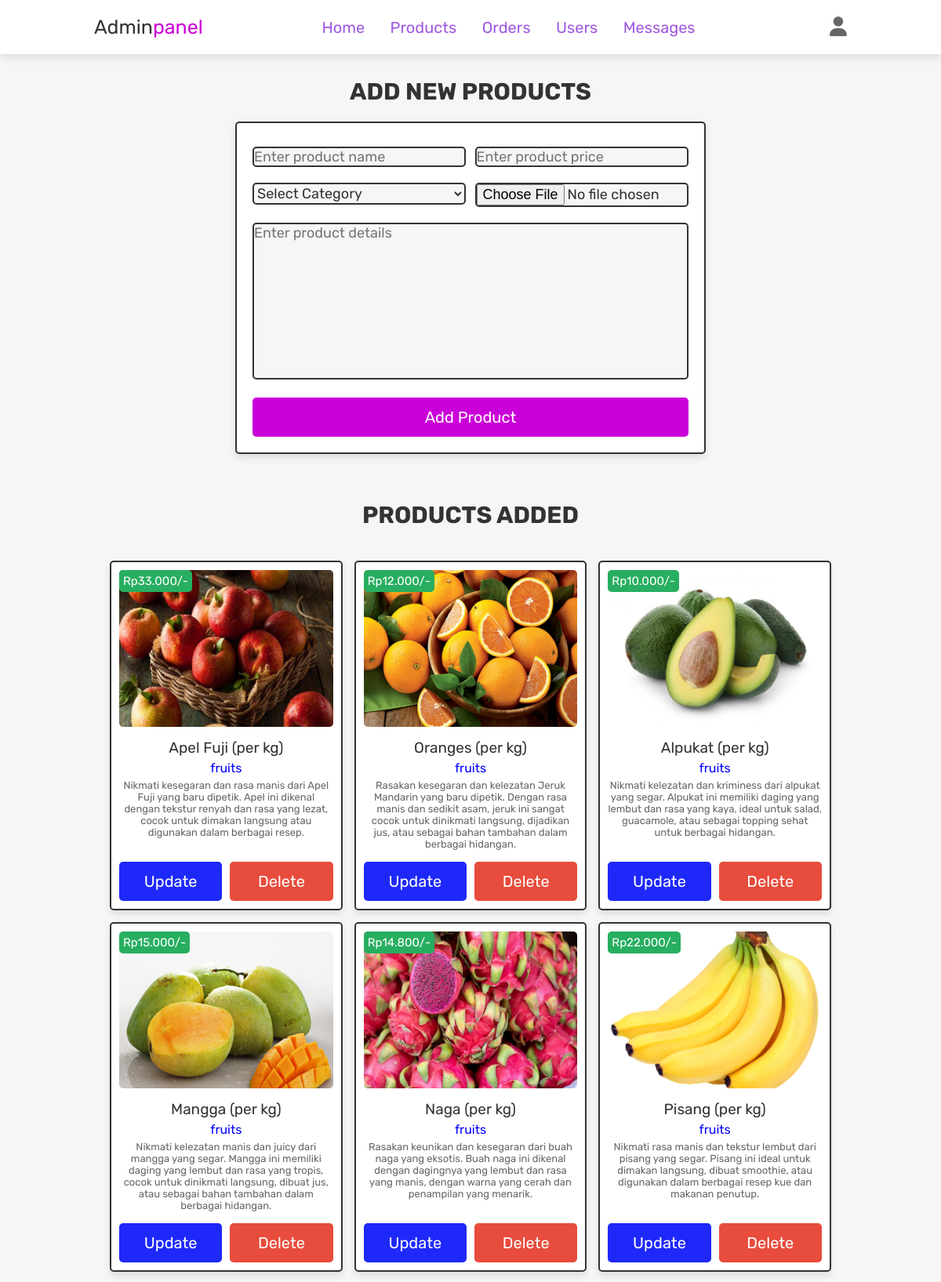
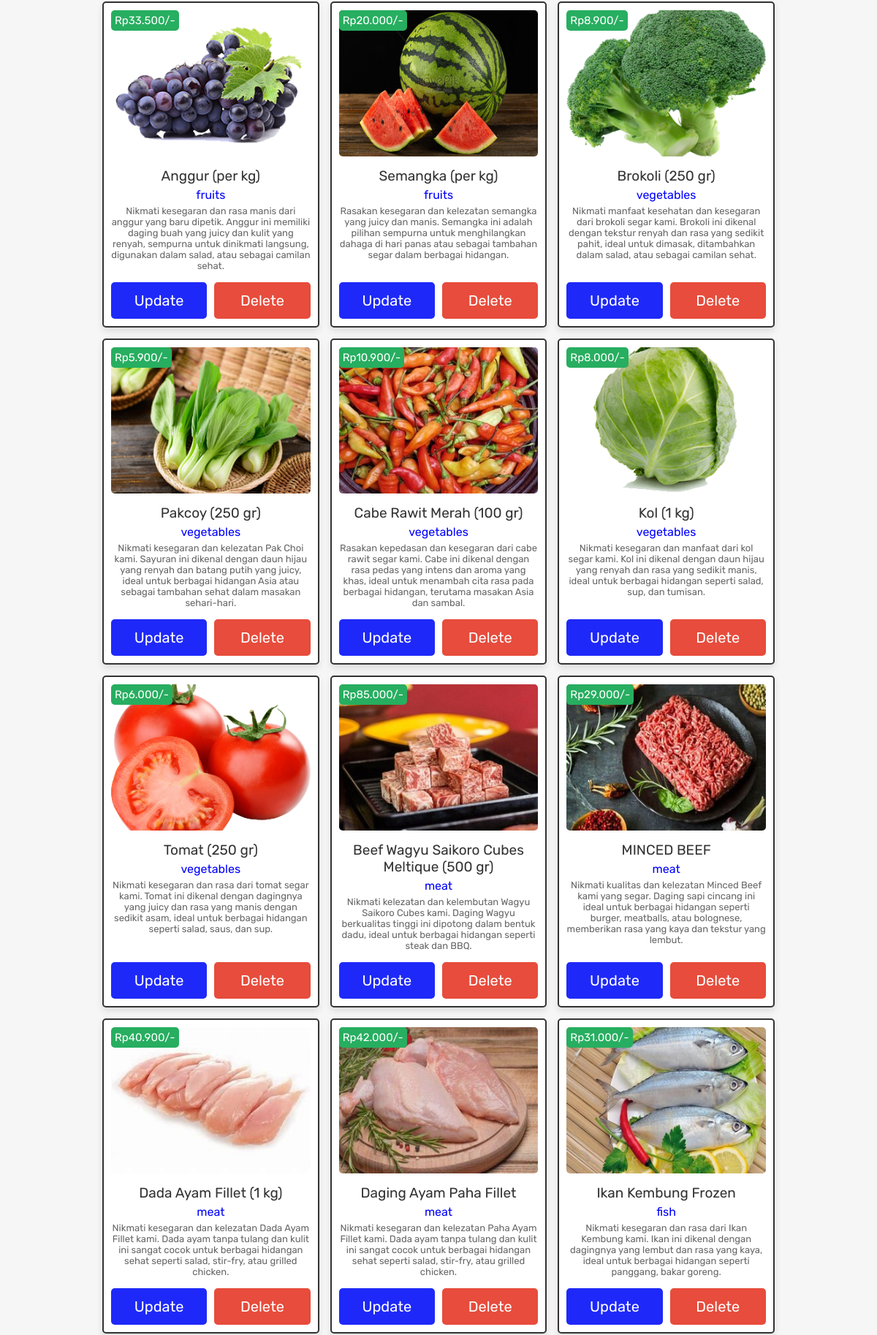
Page /admin_products.php (signed in, upper part) on the committed database (2 pictures, top to bottom).
### tables this page shows
CREATE TABLE `products` (
  `id` int(100) NOT NULL,
  `name` varchar(100) NOT NULL,
  `category` varchar(20) NOT NULL,
  `details` varchar(500) NOT NULL,
  `price` decimal(10,3) NOT NULL,
  `image` varchar(100) NOT NULL
);

### admin_products.php (the view, shortened to what this page needs)
<?php
include 'config.php';
?>
<!DOCTYPE html>
<html lang="en">
<head>
    <link rel="stylesheet" href="https://cdnjs.cloudflare.com/ajax/libs/font-awesome/6.6.0/css/all.min.css">
    <link rel="stylesheet" href="CSS/admin_style.css">
</head>
<body>
    <?php include 'admin_header.php'; ?>
    <section class="add-products">
        <h1 class="tittle">Add New Products</h1>
        <form action="" method="POST" enctype="multipart/form-data">
            <div class="flex">
                <div class="inputBox">
                    <input type="text" name="name" class="box" required placeholder="Enter product name">
                    <select name="category" class="box" required>
                        <option value="" selected disabled>Select Category</option>
                    </select>
                </div>
                <div class="inputBox">
                    <input type="number" min="0" name="price" class="box" required placeholder="Enter product price">
                    <input type="file" name="image" required class="box" accept="image/jpg, image/jpeg, image/png">
                </div>
            </div>
            <textarea name="details" class="box" required placeholder="Enter product details" cols="30" rows="10"></textarea>
            <input type="submit" class="btn" value="Add Product" name="add_product">
        </form>
    </section>
    <section class="show-products">
        <h1 class="tittle">Products Added</h1>
        <div class="box-container">
            <?php
            $show_products = $conn->prepare("SELECT * FROM `products`");
            $show_products->execute();
            if ($show_products->rowCount() > 0) {
                while ($fetch_products = $show_products->fetch(PDO::FETCH_ASSOC)) {
            ?>
            <div class="box">
                <div class="price">Rp<?= htmlspecialchars($fetch_products['price']); ?>/-</div>
                <img src="uploaded_img/<?= htmlspecialchars($fetch_products['image']); ?>" alt="">
                <div class="name"><?= htmlspecialchars($fetch_products['name']); ?></div>
                <div class="cat"><?= htmlspecialchars($fetch_products['category']); ?></div>
                <div class="details"><?= htmlspecialchars($fetch_products['details']); ?></div>
                <div class="flex-btn">
                    <a href="admin_update_product.php?update=<?= htmlspecialchars($fetch_products['id']); ?>" class="option-btn">Update</a>
                    <a href="admin_products.php?delete=<?= htmlspecialchars($fetch_products['id']); ?>" class="delete-btn" onclick="return confirm('Delete this product?');">Delete</a>
                </div>
            </div>
            <?php
                }
            } else {
                echo '<p class="empty">No products added yet!</p>';
            }
            ?>
        </div>
    </section>
</body>
</html>

### CSS/admin_style.css (style rules this page uses)
.add-products form { max-width: 60rem; margin: 0 auto; padding: 2rem; text-align: center; border: var(--border); box-shadow: var(--box-shadow); background-color: var(--white); border-radius: .5rem; }
.add-products form .flex { display: flex; justify-content: space-between; flex-wrap: wrap; }
.add-products form .flex .inputBox { width: 49%; }
.add-products form .box { width: 100%; margin: 1rem 0; padding: 1,2rem 1.4rem; font-size: 1.8rem; color: var(--black); border-radius: .5rem; background-color: var(--light-bg); border: var(--border); }
.add-products form textarea { height: 20rem; resize: none; }
.add-products .btn { background-color: #ca00d8; }
.show-products .box-container { display: grid; grid-template-columns: repeat(3, 1fr); gap: 1.5rem; align-items: start; justify-content: center; padding: 2rem; }
.show-products .box-container .box { display: flex; flex-direction: column; justify-content: space-between; border: var(--border); box-shadow: var(--box-shadow); background-color: var(--white); border-radius: .5rem; padding: 1rem; position: relative; min-height: 350px; height: 100%; overflow: hidden; box-sizing: border-box; }
.show-products .box-container .box img { width: 100%; height: 200px; object-fit: cover; border-radius: .5rem; margin-bottom: 1rem; }
.show-products .box-container .box .price { position: absolute; top: 1rem; left: 1rem; padding: .5rem; font-size: 1.5rem; color: var(--white); background-color: var(--green); border-radius: .5rem; }
.show-products .box-container .box .name { margin: .5rem 0; font-size: 1.9rem; color: var(--black); text-align: center; }
.show-products .box-container .box .cat { font-size: 1.6rem; color: blue; font-weight: 400; text-align: center; }
.show-products .box-container .box .details { padding: .5rem 0; font-size: 1.3rem; color: var(--light-color); flex-grow: 1; text-align: center; overflow: hidden; text-overflow: ellipsis; }

### CSS/components.css (style rules this page uses)
:root { --green:#27ae60; --orange:#f39c12; --red:#e74c3c; --black:#333; --light-color:#666; --white:#fff; --light-bg:#f6f6f6; --border:.2rem solid var(--black); --box-shadow:0 .5rem 1rem rgba(0,0,0,.1); }
* { font-family: 'Rubik',sans-serif; margin: 0; padding: 0; box-sizing: border-box; outline: none; border: none; text-decoration: none; color: var(--black); }
body { background-color: var(--light-bg); }
html { font-size: 62.5%; overflow-x: hidden; scroll-behavior: smooth; scroll-padding-top: 6.5rem; }
section { padding: 3rem 2rem; max-width: 1000px; margin: 0 auto; }
.btn, .delete-btn, .checkout-btn, .home-btn, .option-btn { display: block; width: 100%; margin-top: 1rem; border-radius: .5rem; color: var(--white); font-size: 2rem; padding: 1.3rem 3rem; text-transform: capitalize; cursor: pointer; text-align: center; }
.btn { background-color: var(--green); }
.delete-btn { background-color: var(--red); }
.option-btn { background-color: rgb(30, 41, 249); }
.flex-btn { display: flex; flex-wrap: wrap; gap: 1rem; }
.flex-btn > * { flex: 1; }
.tittle { text-align: center; margin-bottom: 2rem; text-transform: uppercase; color: var(--black); font-size: 3rem; }

### rows in the picture
products: price "33.000", image (picture), name "Apel Fuji (per kg)", category "fruits", details "Nikmati kesegaran dan rasa manis dari Apel Fuji yang baru dipetik. Apel ini dikenal dengan tekstur renyah dan rasa yang lezat, cocok untuk dimakan langsung atau digunakan dalam berbagai resep."
products: price "12.000", image (picture), name "Oranges (per kg)", category "fruits", details "Rasakan kesegaran dan kelezatan Jeruk Mandarin yang baru dipetik. Dengan rasa manis dan sedikit asam, jeruk ini sangat cocok untuk dinikmati langsung, dijadikan jus, atau sebagai bahan tambahan dalam berbagai hidangan."
products: price "10.000", image (picture), name "Alpukat (per kg)", category "fruits", details "Nikmati kelezatan dan kriminess dari alpukat yang segar. Alpukat ini memiliki daging yang lembut dan rasa yang kaya, ideal untuk salad, guacamole, atau sebagai topping sehat untuk berbagai hidangan."
products: price "15.000", image (picture), name "Mangga (per kg)", category "fruits", details "Nikmati kelezatan manis dan juicy dari mangga yang segar. Mangga ini memiliki daging yang lembut dan rasa yang tropis, cocok untuk dinikmati langsung, dibuat jus, atau sebagai bahan tambahan dalam berbagai hidangan."
products: price "14.800", image (picture), name "Naga (per kg)", category "fruits", details "Rasakan keunikan dan kesegaran dari buah naga yang eksotis. Buah naga ini dikenal dengan dagingnya yang lembut dan rasa yang manis, dengan warna yang cerah dan penampilan yang menarik."
products: price "22.000", image (picture), name "Pisang (per kg)", category "fruits", details "Nikmati rasa manis dan tekstur lembut dari pisang yang segar. Pisang ini ideal untuk dimakan langsung, dibuat smoothie, atau digunakan dalam berbagai resep kue dan makanan penutup."
products: price "33.500", image (picture), name "Anggur (per kg)", category "fruits", details "Nikmati kesegaran dan rasa manis dari anggur yang baru dipetik. Anggur ini memiliki daging buah yang juicy dan kulit yang renyah, sempurna untuk dinikmati langsung, digunakan dalam salad, atau sebagai camilan sehat."
products: price "20.000", image (picture), name "Semangka (per kg)", category "fruits", details "Rasakan kesegaran dan kelezatan semangka yang juicy dan manis. Semangka ini adalah pilihan sempurna untuk menghilangkan dahaga di hari panas atau sebagai tambahan segar dalam berbagai hidangan."
products: price "8.900", image (picture), name "Brokoli (250 gr)", category "vegetables", details "Nikmati manfaat kesehatan dan kesegaran dari brokoli segar kami. Brokoli ini dikenal dengan tekstur renyah dan rasa yang sedikit pahit, ideal untuk dimasak, ditambahkan dalam salad, atau sebagai camilan sehat."
products: price "5.900", image (picture), name "Pakcoy (250 gr)", category "vegetables", details "Nikmati kesegaran dan kelezatan Pak Choi kami. Sayuran ini dikenal dengan daun hijau yang renyah dan batang putih yang juicy, ideal untuk berbagai hidangan Asia atau sebagai tambahan sehat dalam masakan sehari-hari."
products: price "10.900", image (picture), name "Cabe Rawit Merah (100 gr)", category "vegetables", details "Rasakan kepedasan dan kesegaran dari cabe rawit segar kami. Cabe ini dikenal dengan rasa pedas yang intens dan aroma yang khas, ideal untuk menambah cita rasa pada berbagai hidangan, terutama masakan Asia dan sambal."
products: price "8.000", image (picture), name "Kol (1 kg)", category "vegetables", details "Nikmati kesegaran dan manfaat dari kol segar kami. Kol ini dikenal dengan daun hijau yang renyah dan rasa yang sedikit manis, ideal untuk berbagai hidangan seperti salad, sup, dan tumisan."
products: price "6.000", image (picture), name "Tomat (250 gr)", category "vegetables", details "Nikmati kesegaran dan rasa dari tomat segar kami. Tomat ini dikenal dengan dagingnya yang juicy dan rasa yang manis dengan sedikit asam, ideal untuk berbagai hidangan seperti salad, saus, dan sup."
products: price "85.000", image (picture), name "Beef Wagyu Saikoro Cubes Meltique (500 gr)", category "meat", details "Nikmati kelezatan dan kelembutan Wagyu Saikoro Cubes kami. Daging Wagyu berkualitas tinggi ini dipotong dalam bentuk dadu, ideal untuk berbagai hidangan seperti steak dan BBQ."
products: price "29.000", image (picture), name "MINCED BEEF", category "meat", details "Nikmati kualitas dan kelezatan Minced Beef kami yang segar. Daging sapi cincang ini ideal untuk berbagai hidangan seperti burger, meatballs, atau bolognese, memberikan rasa yang kaya dan tekstur yang lembut."
products: price "40.900", image (picture), name "Dada Ayam Fillet (1 kg)", category "meat", details "Nikmati kesegaran dan kelezatan Dada Ayam Fillet kami. Dada ayam tanpa tulang dan kulit ini sangat cocok untuk berbagai hidangan sehat seperti salad, stir-fry, atau grilled chicken."
products: price "42.000", image (picture), name "Daging Ayam Paha Fillet", category "meat", details "Nikmati kesegaran dan kelezatan Paha Ayam Fillet kami. Dada ayam tanpa tulang dan kulit ini sangat cocok untuk berbagai hidangan sehat seperti salad, stir-fry, atau grilled chicken."
products: price "31.000", image (picture), name "Ikan Kembung Frozen", category "fish", details "Nikmati kesegaran dan rasa dari Ikan Kembung kami. Ikan ini dikenal dengan dagingnya yang lembut dan rasa yang kaya, ideal untuk berbagai hidangan seperti panggang, bakar goreng."
